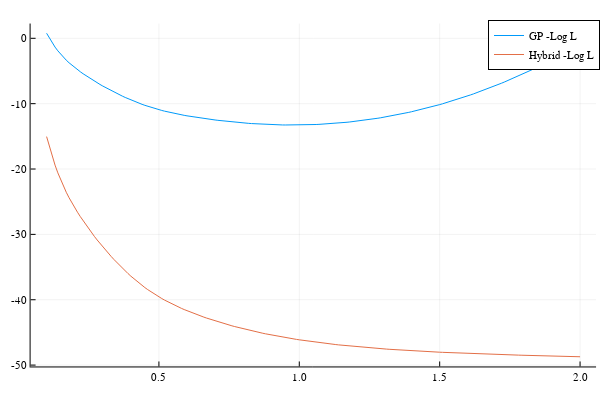

The code cell stored with this chart in its notebook:
### Code cell
hyperparameter_grid = .1:.01:2.
results = similar(hyperparameter_grid)
grad_results = similar(hyperparameter_grid)
results_hybrid = similar(hyperparameter_grid)
grad_results_hybrid = similar(hyperparameter_grid)

for (i, hyperparameter) in enumerate(hyperparameter_grid)
    set_kernel!(
        sur,
        set_hyperparameters!(
            get_kernel(sur),
            [hyperparameter]
        )
    )
    set_kernel!(
        hsur,
        set_hyperparameters!(
            get_kernel(hsur),
            [hyperparameter]
        )
    )
    results_hybrid[i] = log_likelihood(hsur)
    grad_results_hybrid[i] = first(∇log_likelihood(hsur))
    results[i] = log_likelihood(sur)
    grad_results[i] = first(∇log_likelihood(sur))
end

plot(hyperparameter_grid, -results, label="GP -Log L")
plot!(hyperparameter_grid, -results_hybrid, label="Hybrid -Log L")

### Figure 1 — Plotly figure (JSON) as saved in the notebook; plotly's stock layout.template omitted (floating-point values rounded to 4 significant figures; data arrays with more than 128 entries replaced by an {"elided": "..."} marker saying what was removed)
{"data": [{"colorbar": {"len": 0.9525, "title": {"text": ""}, "x": 0.9934, "y": 0.5139}, "legendgroup": "GP -Log L", "line": {"color": "rgba(0, 154, 250, 1.000)", "dash": "solid", "shape": "linear", "width": 1}, "mode": "lines", "name": "GP -Log L", "showlegend": true, "type": "scatter", "x": {"elided": "191 float values"}, "xaxis": "x", "y": {"elided": "191 float values"}, "yaxis": "y"}, {"colorbar": {"len": 0.9525, "title": {"text": ""}, "x": 0.9934, "y": 0.5139}, "legendgroup": "Hybrid -Log L", "line": {"color": "rgba(227, 111, 71, 1.000)", "dash": "solid", "shape": "linear", "width": 1}, "mode": "lines", "name": "Hybrid -Log L", "showlegend": true, "type": "scatter", "x": {"elided": "191 float values"}, "xaxis": "x", "y": {"elided": "191 float values"}, "yaxis": "y"}], "layout": {"annotations": [], "height": 400, "legend": {"bgcolor": "rgba(255, 255, 255, 1.000)", "bordercolor": "rgba(0, 0, 0, 1)", "borderwidth": 1, "font": {"color": "rgba(0, 0, 0, 1)", "family": "sans-serif", "size": 11}, "title": {"font": {"color": "rgba(0, 0, 0, 1)", "family": "sans-serif", "size": 15}, "text": ""}, "tracegroupgap": 0, "traceorder": "normal", "x": 1, "xanchor": "auto", "y": 1, "yanchor": "auto"}, "margin": {"b": 20, "l": 0, "r": 0, "t": 20}, "paper_bgcolor": "rgba(255, 255, 255, 1.000)", "plot_bgcolor": "rgba(255, 255, 255, 1.000)", "showlegend": true, "width": 600, "xaxis": {"anchor": "y", "domain": [0.05101, 0.9934], "gridcolor": "rgba(0, 0, 0, 0.1)", "gridwidth": 0.5, "linecolor": "rgba(0, 0, 0, 1)", "mirror": false, "range": [0.043, 2.057], "showgrid": true, "showline": true, "showticklabels": true, "tickangle": 0, "tickcolor": "rgb(0, 0, 0)", "tickfont": {"color": "rgba(0, 0, 0, 1)", "family": "sans-serif", "size": 11}, "tickmode": "array", "ticks": "inside", "ticktext": ["0.5", "1.0", "1.5", "2.0"], "tickvals": [0.5, 1, 1.5, 2], "title": {"font": {"color": "rgba(0, 0, 0, 1)", "family": "sans-serif", "size": 15}, "text": ""}, "type": "linear", "visible": true, "zeroline": false, "zerolinecolor": "rgba(0, 0, 0, 1)"}, "yaxis": {"anchor": "x", "domain": [0.03762, 0.9902], "gridcolor": "rgba(0, 0, 0, 0.1)", "gridwidth": 0.5, "linecolor": "rgba(0, 0, 0, 1)", "mirror": false, "range": [-50.21, 2.258], "showgrid": true, "showline": true, "showticklabels": true, "tickangle": 0, "tickcolor": "rgb(0, 0, 0)", "tickfont": {"color": "rgba(0, 0, 0, 1)", "family": "sans-serif", "size": 11}, "tickmode": "array", "ticks": "inside", "ticktext": ["-50", "-40", "-30", "-20", "-10", "0"], "tickvals": [-50, -40, -30, -20, -10, 0], "title": {"font": {"color": "rgba(0, 0, 0, 1)", "family": "sans-serif", "size": 15}, "text": ""}, "type": "linear", "visible": true, "zeroline": false, "zerolinecolor": "rgba(0, 0, 0, 1)"}}}
